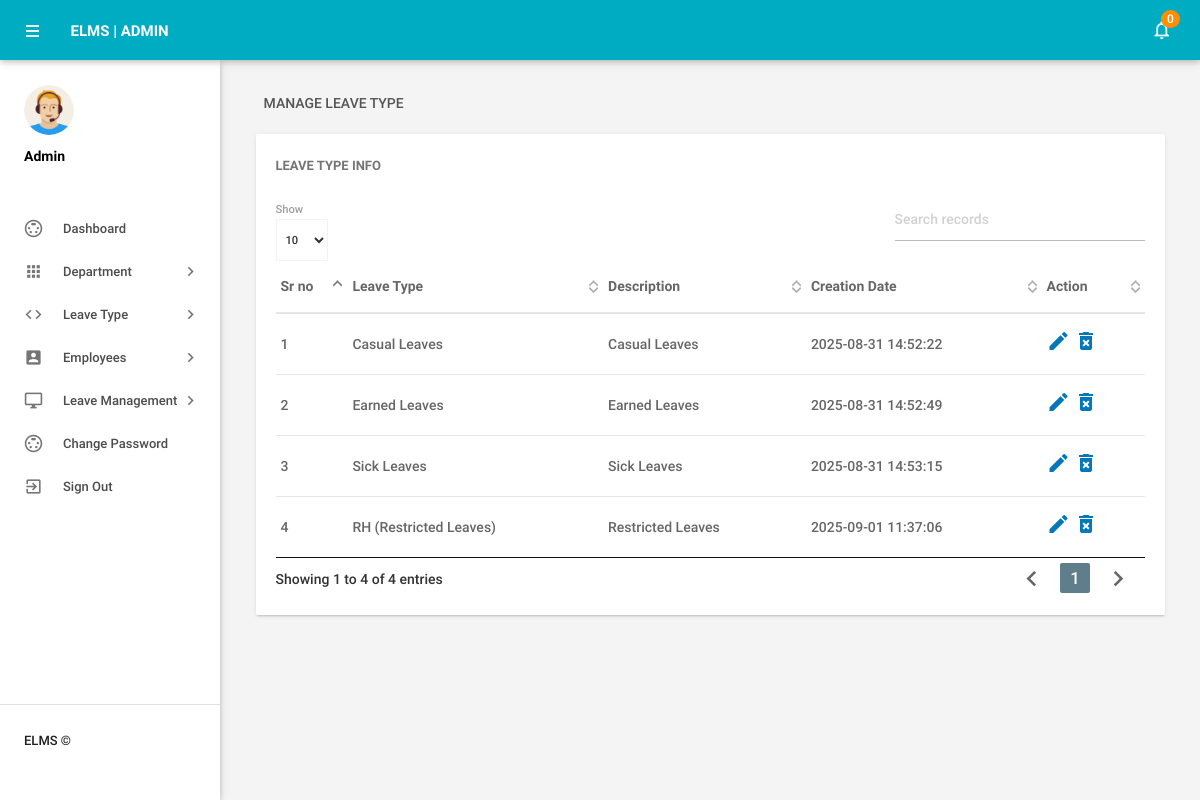
Screenshot of /admin/manageleavetype.php (signed in) with the database file from the repository.
### tables this page shows
CREATE TABLE `tblleavetype` (
  `id` int(11) NOT NULL,
  `LeaveType` varchar(200) DEFAULT NULL,
  `Description` mediumtext DEFAULT NULL,
  `CreationDate` timestamp NOT NULL DEFAULT current_timestamp()
);

### admin/manageleavetype.php (the view, shortened to what this page needs)
<?php
include('includes/config.php');
if(strlen($_SESSION['alogin'])==0)
    {
header('location:index.php');
}
else{
 ?>
<!DOCTYPE html>
<html lang="en">
    <head>
        <link type="text/css" rel="stylesheet" href="../assets/plugins/materialize/css/materialize.min.css"/>
        <link href="../assets/plugins/material-preloader/css/materialPreloader.min.css" rel="stylesheet">
        <link href="../assets/plugins/datatables/css/jquery.dataTables.min.css" rel="stylesheet">
        <link href="../assets/css/alpha.min.css" rel="stylesheet" type="text/css"/>
        <link href="../assets/css/custom.css" rel="stylesheet" type="text/css"/>
    </head>
    <body>
       <?php include('includes/header.php');?>
       <?php include('includes/sidebar.php');?>
            <main class="mn-inner">
                <div class="row">
                    <div class="col s12">
                        <div class="page-title">Manage Leave Type</div>
                    </div>
                    <div class="col s12 m12 l12">
                        <div class="card">
                            <div class="card-content">
                                <span class="card-title">Leave Type Info</span>
                                <table id="example" class="display responsive-table ">
                                    <thead>
                                        <tr>
                                            <th>Sr no</th>
                                            <th>Leave Type</th>
                                            <th>Description</th>
                                            <th>Creation Date</th>
                                            <th>Action</th>
                                        </tr>
                                    </thead>
                                    <tbody>
<?php $sql = "SELECT * from tblleavetype";
$query = $dbh -> prepare($sql);
$query->execute();
$results=$query->fetchAll(PDO::FETCH_OBJ);
$cnt=1;
if($query->rowCount() > 0)
{
foreach($results as $result)
{               ?>
                                        <tr>
                                            <td> <?php echo htmlentities($cnt);?></td>
                                            <td><?php echo htmlentities($result->LeaveType);?></td>
                                            <td><?php echo htmlentities($result->Description);?></td>
                                            <td><?php echo htmlentities($result->CreationDate);?></td>
                                            <td><a href="editleavetype.php?lid=<?php echo htmlentities($result->id);?>"><i class="material-icons">mode_edit</i></a>
                                            <a href="manageleavetype.php?del=<?php echo htmlentities($result->id);?>" onclick="return confirm('Do you want to delete');"> <i class="material-icons">delete_forever</i></a> </td>
                                        </tr>
                                         <?php $cnt++;} }?>
                                    </tbody>
                                </table>
                            </div>
                        </div>
                    </div>
                </div>
            </main>
        </div>
        <div class="left-sidebar-hover"></div>
    </body>
</html>
<?php } ?>

### rows the page displays
tblleavetype: LeaveType "Casual Leaves", Description "Casual Leaves", CreationDate "2025-08-31 14:52:22"
tblleavetype: LeaveType "Earned Leaves", Description "Earned Leaves", CreationDate "2025-08-31 14:52:49"
tblleavetype: LeaveType "Sick Leaves", Description "Sick Leaves", CreationDate "2025-08-31 14:53:15"
tblleavetype: LeaveType "RH (Restricted Leaves)", Description "Restricted Leaves", CreationDate "2025-09-01 11:37:06"

### other values shown
$unreadcount "0"
